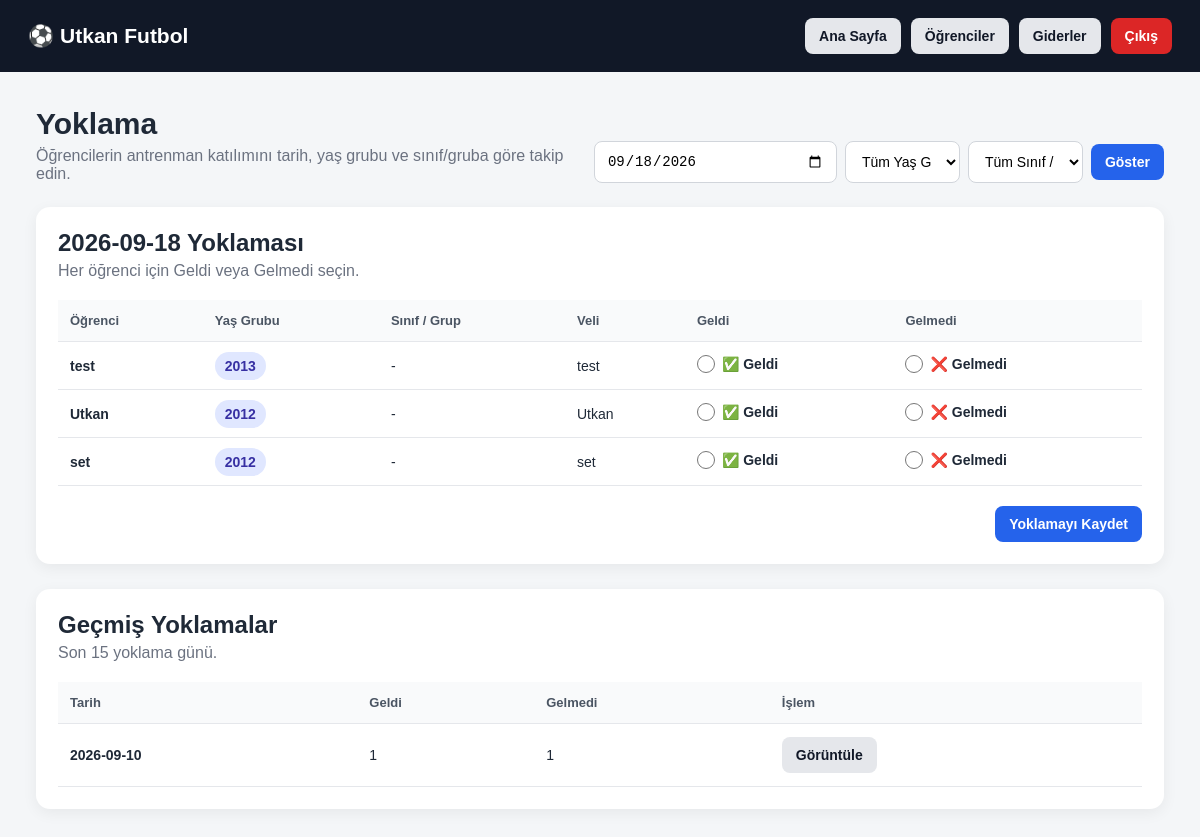
Page /attendance (signed in) on the earlier database version.
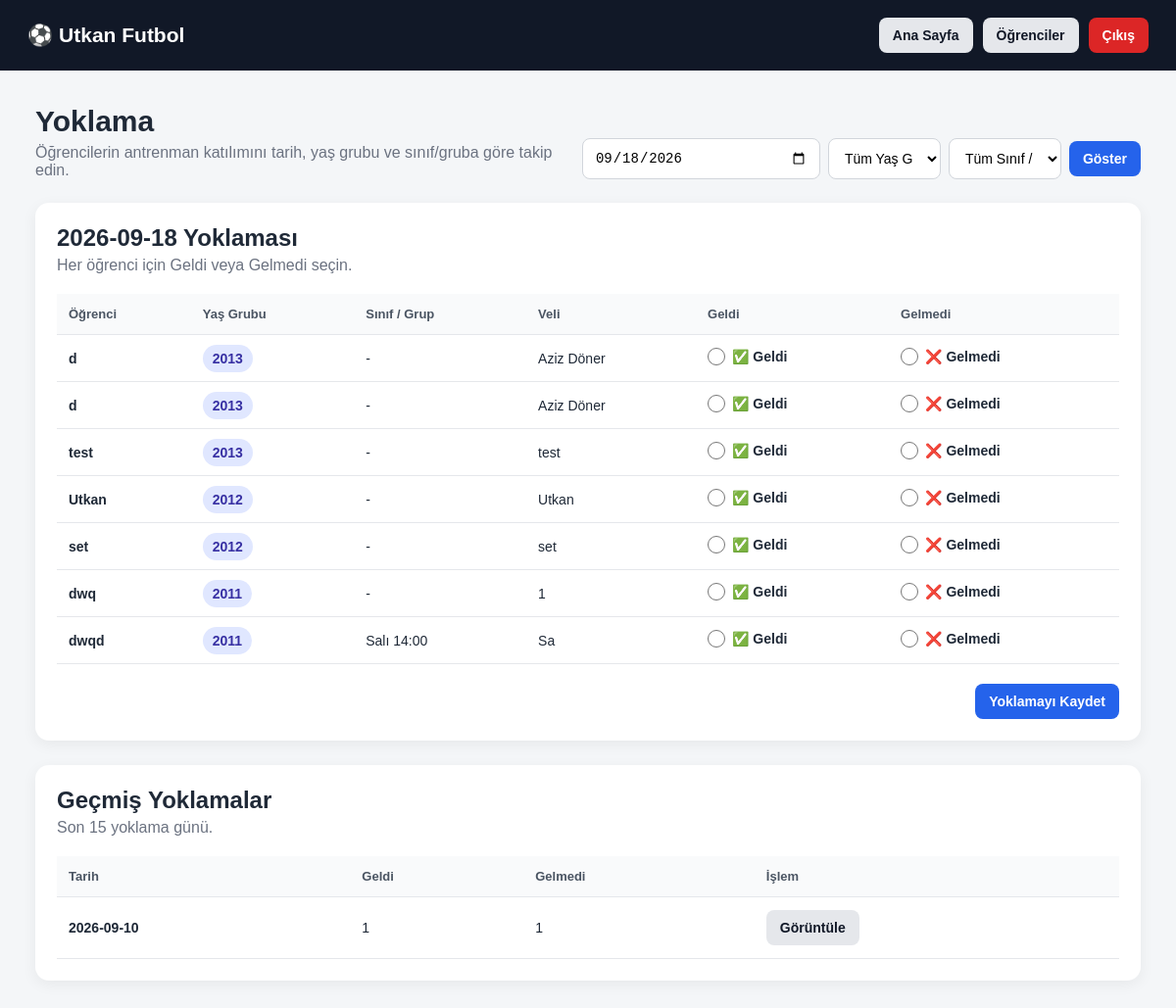
Same page on the later database version.
### tables this page shows
CREATE TABLE schools (
            id INTEGER PRIMARY KEY AUTOINCREMENT,
            name TEXT NOT NULL,
            username TEXT NOT NULL UNIQUE,
            password_hash TEXT NOT NULL,
            active INTEGER DEFAULT 1,
            created_at TEXT
        , finance_privacy_enabled INTEGER DEFAULT 0, finance_pin_hash TEXT);

CREATE TABLE students (
            id INTEGER PRIMARY KEY AUTOINCREMENT,
            school_id INTEGER NOT NULL,
            name TEXT NOT NULL,
            birth_year INTEGER NOT NULL,
            parent_name TEXT,
            phone TEXT,
            monthly_fee REAL DEFAULT 0,
            active INTEGER DEFAULT 1,
            notes TEXT,
            created_at TEXT, class_group TEXT,
            FOREIGN KEY (school_id)
                REFERENCES schools(id)
                ON DELETE CASCADE
        );

CREATE TABLE attendance (
            id INTEGER PRIMARY KEY AUTOINCREMENT,
            student_id INTEGER NOT NULL,
            attendance_date TEXT NOT NULL,
            present INTEGER DEFAULT 0,
            created_at TEXT,
            FOREIGN KEY (student_id)
                REFERENCES students(id)
                ON DELETE CASCADE,
            UNIQUE(student_id, attendance_date)
        );

### app.py (the view, shortened to what this page needs)
@app.route("/attendance", methods=["GET", "POST"])
def attendance():
    if not school_logged_in():
        return redirect(url_for("login"))
    school_id = session["school_id"]
    selected_date = request.args.get(
        "date",
        datetime.now().strftime("%Y-%m-%d")
    )
    selected_birth_year = request.args.get(
        "birth_year",
        ""
    ).strip()
    selected_class_group = request.args.get(
        "class_group",
        ""
    ).strip()
    conn = get_db()
    query = """
        SELECT
            s.*,
            a.present AS present,
            CASE
                WHEN a.id IS NULL THEN 0
                ELSE 1
            END AS attendance_saved
        FROM students s
        LEFT JOIN attendance a
            ON a.student_id = s.id
            AND a.attendance_date = ?
        WHERE s.school_id = ?
        AND s.active = 1
    """
    params = [
        selected_date,
        school_id
    ]
    if selected_birth_year:
        query += " AND s.birth_year = ?"
        params.append(selected_birth_year)
    if selected_class_group:
        query += " AND s.class_group = ?"
        params.append(selected_class_group)
    query += """
        ORDER BY
            s.birth_year DESC,
            COALESCE(s.class_group, '') ASC,
            s.name ASC
    """
    student_list = conn.execute(
        query,
        params
    ).fetchall()
    birth_years = conn.execute("""
        SELECT DISTINCT birth_year
        FROM students
        WHERE school_id = ?
        AND active = 1
        ORDER BY birth_year DESC
    """, (
        school_id,
    )).fetchall()
    class_groups = conn.execute("""
        SELECT DISTINCT class_group
        FROM students
        WHERE school_id = ?
        AND active = 1
        AND class_group IS NOT NULL
        AND TRIM(class_group) != ''
        ORDER BY class_group ASC
    """, (
        school_id,
    )).fetchall()
    history = conn.execute("""
        SELECT
            a.attendance_date,
            SUM(
                CASE
                    WHEN a.present = 1 THEN 1
                    ELSE 0
                END
            ) AS present_count,
            SUM(
                CASE
                    WHEN a.present = 0 THEN 1
                    ELSE 0
                END
            ) AS absent_count
        FROM attendance a
        JOIN students s
            ON s.id = a.student_id
        WHERE s.school_id = ?
        GROUP BY a.attendance_date
        ORDER BY a.attendance_date DESC
        LIMIT 15
    """, (
        school_id,
    )).fetchall()
    conn.close()
    return render_template(
        "attendance.html",
        students=student_list,
        selected_date=selected_date,
        selected_birth_year=selected_birth_year,
        selected_class_group=selected_class_group,
        birth_years=birth_years,
        class_groups=class_groups,
        history=history,
        finance_privacy_enabled=finance_is_required(school_id),
        finance_visible=finance_can_view(school_id)
    )

### app.py (called while the page is built)
def get_db():
    conn = sqlite3.connect(DB_NAME)
    conn.row_factory = sqlite3.Row
    conn.execute("PRAGMA foreign_keys = ON")
    return conn

def school_logged_in():
    return (
        session.get("logged_in")
        and session.get("role") == "school"
        and session.get("school_id")
    )

def get_school_finance_settings(school_id):
    conn = get_db()
    row = conn.execute("""
        SELECT
            finance_privacy_enabled,
            finance_pin_hash
        FROM schools
        WHERE id = ?
    """, (school_id,)).fetchone()
    conn.close()
    return row

def finance_is_required(school_id):
    settings = get_school_finance_settings(school_id)
    return bool(
        settings
        and settings["finance_privacy_enabled"]
    )

def finance_is_unlocked():
    return (
        session.get("finance_unlocked") is True
        and session.get("finance_unlocked_school_id")
        == session.get("school_id")
    )

def finance_can_view(school_id):
    return (
        not finance_is_required(school_id)
        or finance_is_unlocked()
    )

### templates/attendance.html (shortened to what this page needs)
<!DOCTYPE html>
<html lang="tr">
<head>
    <link rel="stylesheet" href="{{ url_for('static', filename='style.css') }}">
</head>
<body>
<header class="topbar">
    <div>
        <h2>⚽ {{ session.school_name or "Futbol Okulu Paneli" }}</h2>
    </div>
    <div class="top-actions">
        <a href="{{ url_for('dashboard') }}" class="btn">Ana Sayfa</a>
        <a href="{{ url_for('students') }}" class="btn">Öğrenciler</a>
        {% if finance_visible %}
        <a href="{{ url_for('expenses') }}" class="btn">Giderler</a>
        {% endif %}
        <a href="{{ url_for('logout') }}" class="btn danger">Çıkış</a>
    </div>
</header>
<main class="container">
    <div class="dashboard-heading">
        <div>
            <h1>Yoklama</h1>
            <p>Öğrencilerin antrenman katılımını tarih, yaş grubu ve sınıf/gruba göre takip edin.</p>
        </div>
        <form method="GET" class="compact-period-form">
            <input
                type="date"
                name="date"
                value="{{ selected_date }}"
            >
            <select name="birth_year">
                <option value="">Tüm Yaş Grupları</option>
            </select>
            <select name="class_group">
                <option value="">Tüm Sınıf / Gruplar</option>
            </select>
            <button type="submit" class="btn primary">
                Göster
            </button>
        </form>
    </div>
    <section class="panel-section">
        <div class="section-header">
            <div>
                <h2>
                    {{ selected_date }} Yoklaması
                </h2>
                <p>Her öğrenci için Geldi veya Gelmedi seçin.</p>
            </div>
        </div>
        {% if students %}
        <form method="POST">
            <div class="table-wrapper">
                <table>
                    <thead>
                        <tr>
                            <th>Öğrenci</th>
                            <th>Yaş Grubu</th>
                            <th>Sınıf / Grup</th>
                            <th>Veli</th>
                            <th>Geldi</th>
                            <th>Gelmedi</th>
                        </tr>
                    </thead>
                    <tbody>
                    {% for student in students %}
                        <tr>
                            <td>
                                <strong>{{ student.name }}</strong>
                            </td>
                            <td>
                                <span class="badge">
                                    {{ student.birth_year }}
                                </span>
                            </td>
                            <td>
                                {{ student.class_group or "-" }}
                            </td>
                            <td>
                                {{ student.parent_name or "-" }}
                            </td>
                            <td>
                                <label class="attendance-option present-option">
                                    <input
                                        type="radio"
                                        name="attendance_{{ student.id }}"
                                        value="present"
                                    >
                                    <span>✅ Geldi</span>
                                </label>
                            </td>
                            <td>
                                <label class="attendance-option absent-option">
                                    <input
                                        type="radio"
                                        name="attendance_{{ student.id }}"
                                        value="absent"
                                    >
                                    <span>❌ Gelmedi</span>
                                </label>
                            </td>
                        </tr>
                    {% endfor %}
                    </tbody>
                </table>
            </div>
            <div class="attendance-save">
                <button type="submit" class="btn primary">
                    Yoklamayı Kaydet
                </button>
            </div>
        </form>
        {% else %}
        <div class="empty-state">
            Bu filtrelere uygun aktif öğrenci bulunmuyor.
        </div>
        {% endif %}
    </section>
    <section class="panel-section attendance-history">
        <div class="section-header">
            <div>
                <h2>Geçmiş Yoklamalar</h2>
                <p>Son 15 yoklama günü.</p>
            </div>
        </div>
        {% if history %}
        <div class="table-wrapper">
            <table>
                <thead>
                    <tr>
                        <th>Tarih</th>
                        <th>Geldi</th>
                        <th>Gelmedi</th>
                        <th>İşlem</th>
                    </tr>
                </thead>
                <tbody>
                {% for item in history %}
                    <tr>
                        <td>
                            <strong>{{ item.attendance_date }}</strong>
                        </td>
                        <td>
                            {{ item.present_count }}
                        </td>
                        <td>
                            {{ item.absent_count }}
                        </td>
                        <td>
                            <a
                                href="{{ url_for(
                                    'attendance',
                                    date=item.attendance_date,
                                    birth_year=selected_birth_year,
                                    class_group=selected_class_group
                                ) }}"
                                class="btn"
                            >
                                Görüntüle
                            </a>
                        </td>
                    </tr>
                {% endfor %}
                </tbody>
            </table>
        </div>
        {% else %}
        <div class="empty-state">
            Henüz yoklama kaydı bulunmuyor.
        </div>
        {% endif %}
    </section>
</main>
</body>
</html>

### static/style.css (style rules this page uses)
* { box-sizing: border-box; margin: 0; padding: 0; }
body { font-family: Arial, Helvetica, sans-serif; background: #f4f6f8; color: #1f2937; }
a { text-decoration: none; }
.topbar { background: #111827; color: white; padding: 18px 28px; display: flex; align-items: center; justify-content: space-between; gap: 20px; flex-wrap: wrap; }
.topbar h2 { font-size: 21px; }
.top-actions { display: flex; gap: 10px; flex-wrap: wrap; }
.container { width: min(1200px, 94%); margin: 35px auto; }
.btn { border: none; cursor: pointer; display: inline-flex; align-items: center; justify-content: center; padding: 10px 14px; border-radius: 8px; background: #e5e7eb; color: #111827; font-size: 14px; font-weight: 600; transition: 0.2s; }
.btn.primary { background: #2563eb; color: white; }
.btn.danger { background: #dc2626; color: white; }
.panel-section { background: white; border-radius: 14px; padding: 22px; box-shadow: 0 4px 15px rgba(0, 0, 0, 0.06); }
.section-header { display: flex; justify-content: space-between; align-items: center; gap: 15px; margin-bottom: 20px; }
.section-header h2 { margin-bottom: 5px; }
.section-header p { color: #6b7280; }
.table-wrapper { overflow-x: auto; }
table { width: 100%; border-collapse: collapse; }
th, td { padding: 13px 12px; border-bottom: 1px solid #e5e7eb; text-align: left; white-space: nowrap; }
th { background: #f9fafb; font-size: 13px; color: #4b5563; }
td { font-size: 14px; }
input, select, textarea { width: 100%; padding: 11px 12px; border: 1px solid #d1d5db; border-radius: 8px; outline: none; font-size: 14px; background: white; }
.badge { background: #e0e7ff; color: #3730a3; padding: 6px 10px; border-radius: 20px; font-weight: 700; }
.dashboard-heading { display: flex; justify-content: space-between; align-items: flex-end; gap: 20px; margin-bottom: 24px; }
.dashboard-heading h1 { font-size: 30px; margin-bottom: 6px; }
.dashboard-heading p { color: #6b7280; }
.compact-period-form { display: flex; gap: 8px; align-items: center; }
.compact-period-form select { width: auto; min-width: 115px; }
.attendance-save { display: flex; justify-content: flex-end; margin-top: 20px; }
.attendance-history { margin-top: 25px; }
.attendance-option { display: inline-flex; align-items: center; gap: 7px; cursor: pointer; font-weight: 600; white-space: nowrap; }
.attendance-option input[type="radio"] { width: 18px; height: 18px; cursor: pointer; }
.present-option span, .absent-option span { font-size: 14px; }

Differences in the rows shown:
added students: name "d", birth_year "2013", class_group "-", parent_name "Aziz Döner", id "☐ ✅ Geldi", id "☐ ❌ Gelmedi"
added students: name "d", birth_year "2013", class_group "-", parent_name "Aziz Döner", id "☐ ✅ Geldi", id "☐ ❌ Gelmedi"
added students: name "dwq", birth_year "2011", class_group "-", parent_name "1", id "☐ ✅ Geldi", id "☐ ❌ Gelmedi"
added students: name "dwqd", birth_year "2011", class_group "Salı 14:00", parent_name "Sa", id "☐ ✅ Geldi", id "☐ ❌ Gelmedi"
Other differences:
text no longer shown: "Giderler"
